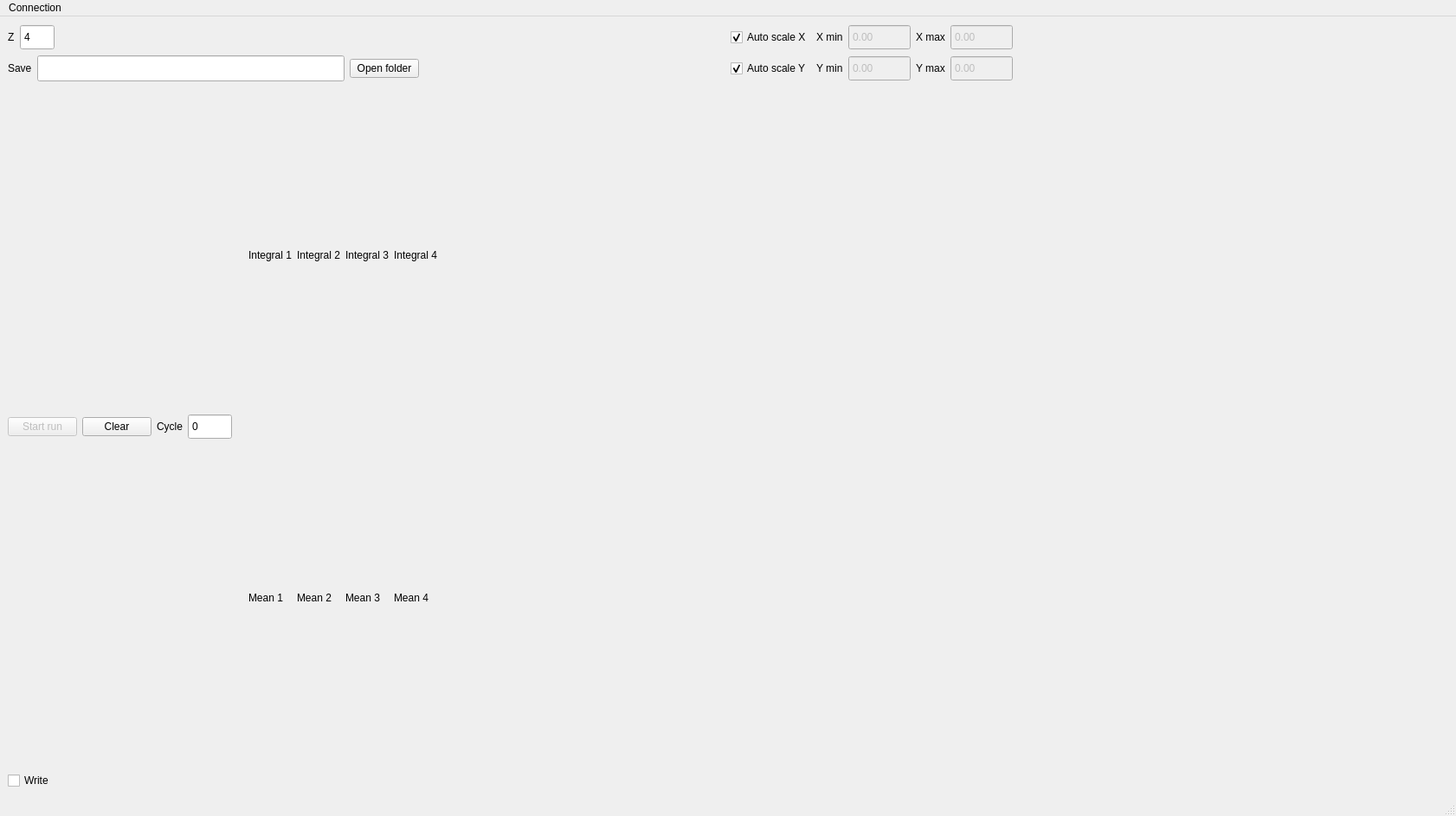
<?xml version="1.0" encoding="UTF-8"?>
<ui version="4.0">
 <class>MainWindow</class>
 <widget class="QMainWindow" name="MainWindow">
  <property name="geometry">
   <rect>
    <x>0</x>
    <y>0</y>
    <width>1682</width>
    <height>943</height>
   </rect>
  </property>
  <property name="windowTitle">
   <string>AMMETER fpn-4-24</string>
  </property>
  <widget class="QWidget" name="centralwidget">
   <layout class="QVBoxLayout" name="verticalLayout_5">
    <item>
     <layout class="QHBoxLayout" name="horizontalLayout_9">
      <item>
       <layout class="QVBoxLayout" name="verticalLayout">
        <item>
         <layout class="QHBoxLayout" name="horizontalLayout">
          <item>
           <widget class="QLabel" name="label_9">
            <property name="text">
             <string>Z</string>
            </property>
           </widget>
          </item>
          <item>
           <widget class="QSpinBox" name="spinBoxZ">
            <property name="minimumSize">
             <size>
              <width>40</width>
              <height>30</height>
             </size>
            </property>
            <property name="layoutDirection">
             <enum>Qt::LeftToRight</enum>
            </property>
            <property name="buttonSymbols">
             <enum>QAbstractSpinBox::NoButtons</enum>
            </property>
            <property name="minimum">
             <number>1</number>
            </property>
            <property name="maximum">
             <number>200</number>
            </property>
            <property name="value">
             <number>4</number>
            </property>
           </widget>
          </item>
          <item>
           <spacer name="horizontalSpacer">
            <property name="orientation">
             <enum>Qt::Horizontal</enum>
            </property>
            <property name="sizeHint" stdset="0">
             <size>
              <width>40</width>
              <height>20</height>
             </size>
            </property>
           </spacer>
          </item>
         </layout>
        </item>
        <item>
         <layout class="QHBoxLayout" name="horizontalLayout_2">
          <item>
           <widget class="QLabel" name="label">
            <property name="text">
             <string>Save</string>
            </property>
           </widget>
          </item>
          <item>
           <widget class="QLineEdit" name="lineEditSaveFolder">
            <property name="minimumSize">
             <size>
              <width>100</width>
              <height>30</height>
             </size>
            </property>
            <property name="readOnly">
             <bool>true</bool>
            </property>
           </widget>
          </item>
          <item>
           <widget class="QPushButton" name="pushButtonSaveFolder">
            <property name="text">
             <string>Open folder</string>
            </property>
           </widget>
          </item>
          <item>
           <spacer name="horizontalSpacer_8">
            <property name="orientation">
             <enum>Qt::Horizontal</enum>
            </property>
            <property name="sizeHint" stdset="0">
             <size>
              <width>40</width>
              <height>20</height>
             </size>
            </property>
           </spacer>
          </item>
         </layout>
        </item>
       </layout>
      </item>
      <item>
       <layout class="QVBoxLayout" name="verticalLayout_3">
        <item>
         <layout class="QHBoxLayout" name="horizontalLayout_5">
          <item>
           <widget class="QCheckBox" name="checkBoxAutoScaleX">
            <property name="text">
             <string>Auto scale X</string>
            </property>
            <property name="checked">
             <bool>true</bool>
            </property>
           </widget>
          </item>
          <item>
           <widget class="QLabel" name="label_3">
            <property name="text">
             <string>X min</string>
            </property>
           </widget>
          </item>
          <item>
           <widget class="QDoubleSpinBox" name="spinBoxXMin">
            <property name="enabled">
             <bool>false</bool>
            </property>
            <property name="minimumSize">
             <size>
              <width>0</width>
              <height>30</height>
             </size>
            </property>
            <property name="buttonSymbols">
             <enum>QAbstractSpinBox::NoButtons</enum>
            </property>
            <property name="minimum">
             <double>-10000000000000000146306952306748730309700429878646550592786107871697963642511482159104.000000000000000</double>
            </property>
            <property name="maximum">
             <double>10000000000000000146306952306748730309700429878646550592786107871697963642511482159104.000000000000000</double>
            </property>
           </widget>
          </item>
          <item>
           <widget class="QLabel" name="label_7">
            <property name="text">
             <string>X max</string>
            </property>
           </widget>
          </item>
          <item>
           <widget class="QDoubleSpinBox" name="spinBoxXMax">
            <property name="enabled">
             <bool>false</bool>
            </property>
            <property name="minimumSize">
             <size>
              <width>0</width>
              <height>30</height>
             </size>
            </property>
            <property name="buttonSymbols">
             <enum>QAbstractSpinBox::NoButtons</enum>
            </property>
            <property name="minimum">
             <double>-10000000000000000146306952306748730309700429878646550592786107871697963642511482159104.000000000000000</double>
            </property>
            <property name="maximum">
             <double>10000000000000000146306952306748730309700429878646550592786107871697963642511482159104.000000000000000</double>
            </property>
           </widget>
          </item>
          <item>
           <spacer name="horizontalSpacer_6">
            <property name="orientation">
             <enum>Qt::Horizontal</enum>
            </property>
            <property name="sizeHint" stdset="0">
             <size>
              <width>40</width>
              <height>20</height>
             </size>
            </property>
           </spacer>
          </item>
         </layout>
        </item>
        <item>
         <layout class="QHBoxLayout" name="horizontalLayout_6">
          <item>
           <widget class="QCheckBox" name="checkBoxAutoScaleY">
            <property name="enabled">
             <bool>true</bool>
            </property>
            <property name="text">
             <string>Auto scale Y</string>
            </property>
            <property name="checked">
             <bool>true</bool>
            </property>
           </widget>
          </item>
          <item>
           <widget class="QLabel" name="label_6">
            <property name="text">
             <string>Y min</string>
            </property>
           </widget>
          </item>
          <item>
           <widget class="QDoubleSpinBox" name="spinBoxYMin">
            <property name="enabled">
             <bool>false</bool>
            </property>
            <property name="minimumSize">
             <size>
              <width>0</width>
              <height>30</height>
             </size>
            </property>
            <property name="buttonSymbols">
             <enum>QAbstractSpinBox::NoButtons</enum>
            </property>
            <property name="minimum">
             <double>-10000000000000000146306952306748730309700429878646550592786107871697963642511482159104.000000000000000</double>
            </property>
            <property name="maximum">
             <double>10000000000000000146306952306748730309700429878646550592786107871697963642511482159104.000000000000000</double>
            </property>
           </widget>
          </item>
          <item>
           <widget class="QLabel" name="label_8">
            <property name="text">
             <string>Y max</string>
            </property>
           </widget>
          </item>
          <item>
           <widget class="QDoubleSpinBox" name="spinBoxYMax">
            <property name="enabled">
             <bool>false</bool>
            </property>
            <property name="minimumSize">
             <size>
              <width>0</width>
              <height>30</height>
             </size>
            </property>
            <property name="buttonSymbols">
             <enum>QAbstractSpinBox::NoButtons</enum>
            </property>
            <property name="minimum">
             <double>-10000000000000000146306952306748730309700429878646550592786107871697963642511482159104.000000000000000</double>
            </property>
            <property name="maximum">
             <double>10000000000000000146306952306748730309700429878646550592786107871697963642511482159104.000000000000000</double>
            </property>
           </widget>
          </item>
          <item>
           <spacer name="horizontalSpacer_7">
            <property name="orientation">
             <enum>Qt::Horizontal</enum>
            </property>
            <property name="sizeHint" stdset="0">
             <size>
              <width>40</width>
              <height>20</height>
             </size>
            </property>
           </spacer>
          </item>
         </layout>
        </item>
       </layout>
      </item>
     </layout>
    </item>
    <item>
     <layout class="QVBoxLayout" name="verticalLayout_4">
      <item>
       <layout class="QHBoxLayout" name="horizontalLayout_4">
        <item>
         <widget class="QPushButton" name="pushButtonStartStopRun">
          <property name="enabled">
           <bool>false</bool>
          </property>
          <property name="text">
           <string>Start run</string>
          </property>
         </widget>
        </item>
        <item>
         <widget class="QPushButton" name="pushButtonClear">
          <property name="text">
           <string>Clear</string>
          </property>
         </widget>
        </item>
        <item>
         <widget class="QLabel" name="label_2">
          <property name="text">
           <string>Cycle</string>
          </property>
         </widget>
        </item>
        <item>
         <widget class="QSpinBox" name="spinBoxCycle">
          <property name="minimumSize">
           <size>
            <width>0</width>
            <height>30</height>
           </size>
          </property>
          <property name="readOnly">
           <bool>true</bool>
          </property>
          <property name="buttonSymbols">
           <enum>QAbstractSpinBox::NoButtons</enum>
          </property>
          <property name="maximum">
           <number>2000000000</number>
          </property>
         </widget>
        </item>
        <item>
         <layout class="QGridLayout" name="gridLayout">
          <item row="0" column="0">
           <widget class="QLabel" name="label_12">
            <property name="text">
             <string/>
            </property>
           </widget>
          </item>
          <item row="0" column="1">
           <widget class="QLabel" name="label_10">
            <property name="minimumSize">
             <size>
              <width>0</width>
              <height>20</height>
             </size>
            </property>
            <property name="text">
             <string>Integral 1</string>
            </property>
           </widget>
          </item>
          <item row="0" column="2">
           <layout class="QVBoxLayout" name="verticalLayoutIntegralCh1">
            <property name="sizeConstraint">
             <enum>QLayout::SetMaximumSize</enum>
            </property>
           </layout>
          </item>
          <item row="0" column="3">
           <widget class="QLabel" name="label_13">
            <property name="minimumSize">
             <size>
              <width>0</width>
              <height>20</height>
             </size>
            </property>
            <property name="text">
             <string>Integral 2</string>
            </property>
           </widget>
          </item>
          <item row="0" column="4">
           <layout class="QVBoxLayout" name="verticalLayoutIntegralCh2">
            <property name="sizeConstraint">
             <enum>QLayout::SetMaximumSize</enum>
            </property>
           </layout>
          </item>
          <item row="0" column="5">
           <widget class="QLabel" name="label_14">
            <property name="minimumSize">
             <size>
              <width>0</width>
              <height>20</height>
             </size>
            </property>
            <property name="text">
             <string>Integral 3</string>
            </property>
           </widget>
          </item>
          <item row="0" column="6">
           <layout class="QVBoxLayout" name="verticalLayoutIntegralCh3">
            <property name="sizeConstraint">
             <enum>QLayout::SetMaximumSize</enum>
            </property>
           </layout>
          </item>
          <item row="0" column="7">
           <widget class="QLabel" name="label_16">
            <property name="minimumSize">
             <size>
              <width>0</width>
              <height>20</height>
             </size>
            </property>
            <property name="text">
             <string>Integral 4</string>
            </property>
           </widget>
          </item>
          <item row="0" column="8">
           <layout class="QVBoxLayout" name="verticalLayoutIntegralCh4">
            <property name="sizeConstraint">
             <enum>QLayout::SetMaximumSize</enum>
            </property>
           </layout>
          </item>
          <item row="1" column="1">
           <widget class="QLabel" name="label_4">
            <property name="minimumSize">
             <size>
              <width>0</width>
              <height>20</height>
             </size>
            </property>
            <property name="text">
             <string>Mean 1</string>
            </property>
           </widget>
          </item>
          <item row="1" column="2">
           <layout class="QVBoxLayout" name="verticalLayoutMeanCh1">
            <property name="sizeConstraint">
             <enum>QLayout::SetMaximumSize</enum>
            </property>
           </layout>
          </item>
          <item row="1" column="3">
           <widget class="QLabel" name="label_11">
            <property name="minimumSize">
             <size>
              <width>0</width>
              <height>20</height>
             </size>
            </property>
            <property name="text">
             <string>Mean 2</string>
            </property>
           </widget>
          </item>
          <item row="1" column="4">
           <layout class="QVBoxLayout" name="verticalLayoutMeanCh2">
            <property name="sizeConstraint">
             <enum>QLayout::SetMaximumSize</enum>
            </property>
           </layout>
          </item>
          <item row="1" column="5">
           <widget class="QLabel" name="label_15">
            <property name="minimumSize">
             <size>
              <width>0</width>
              <height>20</height>
             </size>
            </property>
            <property name="text">
             <string>Mean 3</string>
            </property>
           </widget>
          </item>
          <item row="1" column="6">
           <layout class="QVBoxLayout" name="verticalLayoutMeanCh3">
            <property name="sizeConstraint">
             <enum>QLayout::SetMaximumSize</enum>
            </property>
           </layout>
          </item>
          <item row="1" column="7">
           <widget class="QLabel" name="label_17">
            <property name="minimumSize">
             <size>
              <width>0</width>
              <height>20</height>
             </size>
            </property>
            <property name="text">
             <string>Mean 4</string>
            </property>
           </widget>
          </item>
          <item row="1" column="8">
           <layout class="QVBoxLayout" name="verticalLayoutMeanCh4">
            <property name="sizeConstraint">
             <enum>QLayout::SetMaximumSize</enum>
            </property>
           </layout>
          </item>
         </layout>
        </item>
        <item>
         <spacer name="horizontalSpacer_3">
          <property name="orientation">
           <enum>Qt::Horizontal</enum>
          </property>
          <property name="sizeHint" stdset="0">
           <size>
            <width>37</width>
            <height>23</height>
           </size>
          </property>
         </spacer>
        </item>
       </layout>
      </item>
      <item>
       <layout class="QHBoxLayout" name="horizontalLayout_8">
        <item>
         <widget class="QCheckBox" name="checkBoxWrite">
          <property name="text">
           <string>Write</string>
          </property>
         </widget>
        </item>
        <item>
         <spacer name="horizontalSpacer_2">
          <property name="orientation">
           <enum>Qt::Horizontal</enum>
          </property>
          <property name="sizeHint" stdset="0">
           <size>
            <width>40</width>
            <height>20</height>
           </size>
          </property>
         </spacer>
        </item>
       </layout>
      </item>
     </layout>
    </item>
   </layout>
  </widget>
  <widget class="QMenuBar" name="menubar">
   <property name="geometry">
    <rect>
     <x>0</x>
     <y>0</y>
     <width>1682</width>
     <height>24</height>
    </rect>
   </property>
   <widget class="QMenu" name="menuFile">
    <property name="title">
     <string>Connection</string>
    </property>
    <addaction name="actionConnectionEdit"/>
   </widget>
   <addaction name="menuFile"/>
  </widget>
  <widget class="QStatusBar" name="statusbar"/>
  <action name="actionConnectionEdit">
   <property name="text">
    <string>Edit</string>
   </property>
  </action>
 </widget>
 <resources/>
 <connections/>
</ui>
